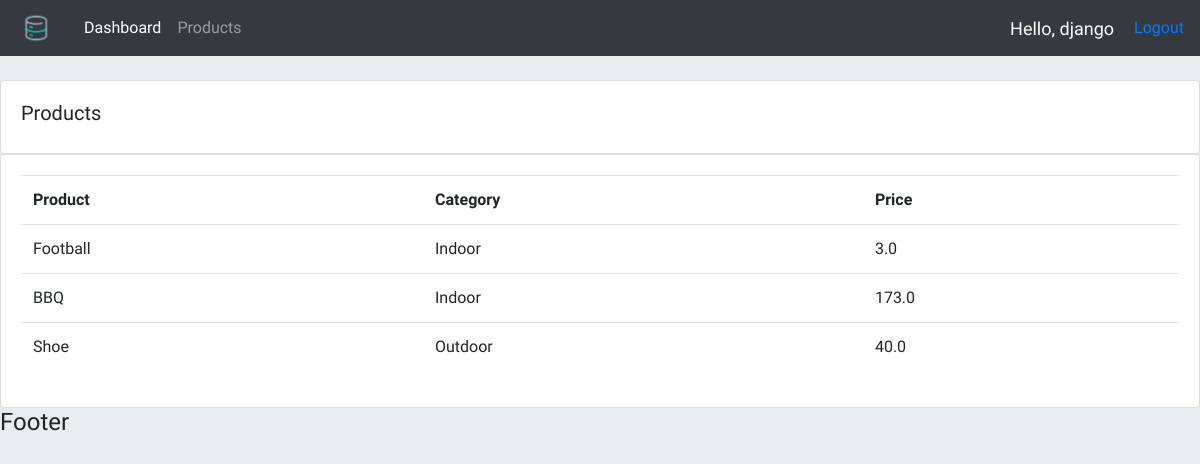
Screenshot of /products/ (signed in) with the database file from the repository.
### accounts/models.py (models this page shows, shortened)
class Product(models.Model):
    CATEGORY = (
        ("Indoor", "Indoor"),
        ("Outdoor", "Outdoor")
    )
    name = models.CharField(max_length=200, null=True)
    category = models.CharField(max_length=200, null=True, choices=CATEGORY)
    price = models.FloatField(null=True)
    description = models.CharField(max_length=200, null=True)
    date_created = models.DateTimeField(auto_now_add=True)
    tag = models.ManyToManyField(Tag)

### accounts/decorators.py (the view)
        def wrapper_func(request, *args, **kwargs):
            if request.user.groups.all()[0].name in allowed_roles:
                return view_func(request, *args, **kwargs)
            else:
                return HttpResponse('You are not allowed to access here')

### accounts/views.py (called while the page is built)
@login_required(login_url='login')
@allowed_users(allowed_roles= ['admin','staff'])
def products(request):
    products = Product.objects.all()
    return render(request, 'accounts/products.html',{'products':products})

### accounts/templates/accounts/products.html
{% extends 'accounts/main.html' %}
{% block content %}
    <br>
    <div class="row">
        <div class="col-md">
            <div class="card card-body">
                <h5>Products</h5>
            </div>
            <div class="card card-body">
                <table class="table">
                    <tr>
                        <th>Product</th>
                        <th>Category</th>
                        <th>Price</th>
                    </tr>
                    {% for product in products %}
                        <tr>
                            <td>{{ product.name }}</td>
                            <td>{{ product.category }}</td>
                            <td>{{ product.price }}</td>
                        </tr>
                    {% endfor %}
                </table>
            </div>
        </div>
    </div>
{% endblock %}

### accounts/templates/accounts/navbar.html (shortened to what this page needs)
{% load static %}
 {% if request.user.is_authenticated %}
 <nav class="navbar navbar-expand-lg navbar-dark bg-dark">
    <img class="logo" src="{% static '/images/logo.png' %}" >
      <div class="collapse navbar-collapse" id="navbarNav">
        <ul class="navbar-nav">
          {% if request.user.is_staff %}
            <li class="nav-item active">
              <a class="nav-link" href="{% url 'home' %}">Dashboard <span class="sr-only">(current)</span></a>
            </li>
            <li class="nav-item">
              <a class="nav-link" href="{% url 'products' %}">Products</a>
            </li>
          {% endif %}
        </ul>
      </div>
    <span class="user-message">Hello, {{ request.user }} </span>
    <span><a href="{% url 'user_logout' %}">Logout</a></span>
  </nav>
  {% endif %}

### static/css/main.css (style rules this page uses)
body, html { margin: 0; padding: 0; height: 100%; background: #e7edef !important; font-family: 'Varela', sans-serif !important; }
.logo { height: 40px; margin-right: 20px; }
.user-message { font-size: 18px; color: #fff; margin-right: 20px; }

### rows the page displays
Product: name "Football", category "Indoor", price "3.0"
Product: name "BBQ", category "Indoor", price "173.0"
Product: name "Shoe", category "Outdoor", price "40.0"

### other values shown
{{ request.user }} "django"
